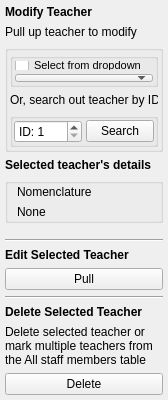
                                <widget class="QFrame" name="frame_37">
                                 <property name="minimumSize">
                                  <size>
                                   <width>168</width>
                                   <height>0</height>
                                  </size>
                                 </property>
                                 <property name="maximumSize">
                                  <size>
                                   <width>160</width>
                                   <height>400</height>
                                  </size>
                                 </property>
                                 <layout class="QVBoxLayout" name="verticalLayout_82">
                                  <property name="leftMargin">
                                   <number>5</number>
                                  </property>
                                  <property name="topMargin">
                                   <number>5</number>
                                  </property>
                                  <property name="rightMargin">
                                   <number>5</number>
                                  </property>
                                  <property name="bottomMargin">
                                   <number>5</number>
                                  </property>
                                  <item>
                                   <widget class="QLabel" name="label_129">
                                    <property name="font">
                                     <font>
                                      <weight>75</weight>
                                      <bold>true</bold>
                                     </font>
                                    </property>
                                    <property name="text">
                                     <string>Modify Teacher</string>
                                    </property>
                                   </widget>
                                  </item>
                                  <item>
                                   <widget class="QLabel" name="label_128">
                                    <property name="text">
                                     <string>Pull up teacher to modify</string>
                                    </property>
                                   </widget>
                                  </item>
                                  <item>
                                   <widget class="QGroupBox" name="groupBox_13">
                                    <property name="toolTip">
                                     <string>&lt;html&gt;&lt;head/&gt;&lt;body&gt;&lt;p&gt;Select teacher to edit by one of these:&lt;/p&gt;&lt;p&gt;1. Activating the dropdown menu by checking the checkbox and picking out teacher of choice.&lt;/p&gt;&lt;p&gt;2. Searching for teacher with their ID number.&lt;/p&gt;&lt;/body&gt;&lt;/html&gt;</string>
                                    </property>
                                    <property name="title">
                                     <string/>
                                    </property>
                                    <layout class="QVBoxLayout" name="verticalLayout_66">
                                     <property name="spacing">
                                      <number>6</number>
                                     </property>
                                     <property name="leftMargin">
                                      <number>2</number>
                                     </property>
                                     <property name="topMargin">
                                      <number>2</number>
                                     </property>
                                     <property name="rightMargin">
                                      <number>2</number>
                                     </property>
                                     <property name="bottomMargin">
                                      <number>2</number>
                                     </property>
                                     <item>
                                      <widget class="QGroupBox" name="groupBox_41">
                                       <property name="title">
                                        <string/>
                                       </property>
                                       <layout class="QVBoxLayout" name="verticalLayout_83">
                                        <property name="spacing">
                                         <number>4</number>
                                        </property>
                                        <property name="leftMargin">
                                         <number>2</number>
                                        </property>
                                        <property name="topMargin">
                                         <number>2</number>
                                        </property>
                                        <property name="rightMargin">
                                         <number>2</number>
                                        </property>
                                        <property name="bottomMargin">
                                         <number>2</number>
                                        </property>
                                        <item>
                                         <widget class="QCheckBox" name="teacher_from_combo_checkbox">
                                          <property name="maximumSize">
                                           <size>
                                            <width>16777215</width>
                                            <height>16777215</height>
                                           </size>
                                          </property>
                                          <property name="font">
                                           <font>
                                            <pointsize>8</pointsize>
                                           </font>
                                          </property>
                                          <property name="text">
                                           <string>Select from dropdown</string>
                                          </property>
                                          <property name="iconSize">
                                           <size>
                                            <width>16</width>
                                            <height>16</height>
                                           </size>
                                          </property>
                                         </widget>
                                        </item>
                                        <item>
                                         <widget class="QComboBox" name="combo_with_teacher"/>
                                        </item>
                                       </layout>
                                      </widget>
                                     </item>
                                     <item>
                                      <widget class="QLabel" name="label_135">
                                       <property name="text">
                                        <string>Or, search out teacher by ID</string>
                                       </property>
                                      </widget>
                                     </item>
                                     <item>
                                      <widget class="QGroupBox" name="search_teacher_gbox">
                                       <property name="title">
                                        <string/>
                                       </property>
                                       <layout class="QHBoxLayout" name="horizontalLayout_47">
                                        <property name="spacing">
                                         <number>4</number>
                                        </property>
                                        <property name="leftMargin">
                                         <number>1</number>
                                        </property>
                                        <property name="topMargin">
                                         <number>1</number>
                                        </property>
                                        <property name="rightMargin">
                                         <number>1</number>
                                        </property>
                                        <property name="bottomMargin">
                                         <number>1</number>
                                        </property>
                                        <item>
                                         <widget class="QSpinBox" name="get_teacher_from_spinbox">
                                          <property name="maximumSize">
                                           <size>
                                            <width>80</width>
                                            <height>16777215</height>
                                           </size>
                                          </property>
                                          <property name="prefix">
                                           <string>ID: </string>
                                          </property>
                                          <property name="minimum">
                                           <number>1</number>
                                          </property>
                                          <property name="maximum">
                                           <number>4000</number>
                                          </property>
                                          <property name="value">
                                           <number>1</number>
                                          </property>
                                         </widget>
                                        </item>
                                        <item>
                                         <widget class="QPushButton" name="search_teacher_btn">
                                          <property name="maximumSize">
                                           <size>
                                            <width>80</width>
                                            <height>16777215</height>
                                           </size>
                                          </property>
                                          <property name="text">
                                           <string>Search</string>
                                          </property>
                                         </widget>
                                        </item>
                                       </layout>
                                      </widget>
                                     </item>
                                    </layout>
                                   </widget>
                                  </item>
                                  <item>
                                   <widget class="QLabel" name="label_130">
                                    <property name="font">
                                     <font>
                                      <weight>75</weight>
                                      <bold>true</bold>
                                     </font>
                                    </property>
                                    <property name="text">
                                     <string>Selected teacher's details</string>
                                    </property>
                                   </widget>
                                  </item>
                                  <item>
                                   <widget class="QGroupBox" name="groupBox_63">
                                    <property name="title">
                                     <string/>
                                    </property>
                                    <layout class="QVBoxLayout" name="verticalLayout_32">
                                     <property name="leftMargin">
                                      <number>9</number>
                                     </property>
                                     <property name="topMargin">
                                      <number>1</number>
                                     </property>
                                     <property name="bottomMargin">
                                      <number>1</number>
                                     </property>
                                     <item>
                                      <widget class="QLabel" name="label_131">
                                       <property name="maximumSize">
                                        <size>
                                         <width>75</width>
                                         <height>16777215</height>
                                        </size>
                                       </property>
                                       <property name="text">
                                        <string>Nomenclature:</string>
                                       </property>
                                      </widget>
                                     </item>
                                     <item>
                                      <widget class="QLabel" name="teacher_name_label">
                                       <property name="text">
                                        <string>None</string>
                                       </property>
                                       <property name="wordWrap">
                                        <bool>true</bool>
                                       </property>
                                      </widget>
                                     </item>
                                    </layout>
                                   </widget>
                                  </item>
                                  <item>
                                   <spacer name="verticalSpacer_3">
                                    <property name="orientation">
                                     <enum>Qt::Vertical</enum>
                                    </property>
                                    <property name="sizeType">
                                     <enum>QSizePolicy::Fixed</enum>
                                    </property>
                                    <property name="sizeHint" stdset="0">
                                     <size>
                                      <width>20</width>
                                      <height>10</height>
                                     </size>
                                    </property>
                                   </spacer>
                                  </item>
                                  <item>
                                   <widget class="Line" name="line_7">
                                    <property name="orientation">
                                     <enum>Qt::Horizontal</enum>
                                    </property>
                                   </widget>
                                  </item>
                                  <item>
                                   <widget class="QLabel" name="label">
                                    <property name="font">
                                     <font>
                                      <weight>75</weight>
                                      <bold>true</bold>
                                     </font>
                                    </property>
                                    <property name="text">
                                     <string>Edit Selected Teacher</string>
                                    </property>
                                   </widget>
                                  </item>
                                  <item>
                                   <widget class="QPushButton" name="pull_teacher_btn">
                                    <property name="minimumSize">
                                     <size>
                                      <width>0</width>
                                      <height>0</height>
                                     </size>
                                    </property>
                                    <property name="maximumSize">
                                     <size>
                                      <width>16777215</width>
                                      <height>16777215</height>
                                     </size>
                                    </property>
                                    <property name="text">
                                     <string>Pull</string>
                                    </property>
                                   </widget>
                                  </item>
                                  <item>
                                   <widget class="Line" name="line_2">
                                    <property name="orientation">
                                     <enum>Qt::Horizontal</enum>
                                    </property>
                                   </widget>
                                  </item>
                                  <item>
                                   <widget class="QLabel" name="label_134">
                                    <property name="font">
                                     <font>
                                      <weight>75</weight>
                                      <bold>true</bold>
                                     </font>
                                    </property>
                                    <property name="text">
                                     <string>Delete Selected Teacher</string>
                                    </property>
                                   </widget>
                                  </item>
                                  <item>
                                   <widget class="QLabel" name="label_15">
                                    <property name="text">
                                     <string>Delete selected teacher or mark multiple teachers from the All staff members table</string>
                                    </property>
                                    <property name="wordWrap">
                                     <bool>true</bool>
                                    </property>
                                   </widget>
                                  </item>
                                  <item>
                                   <widget class="QPushButton" name="del_teacher_btn">
                                    <property name="text">
                                     <string>Delete</string>
                                    </property>
                                   </widget>
                                  </item>
                                 </layout>
                                </widget>
